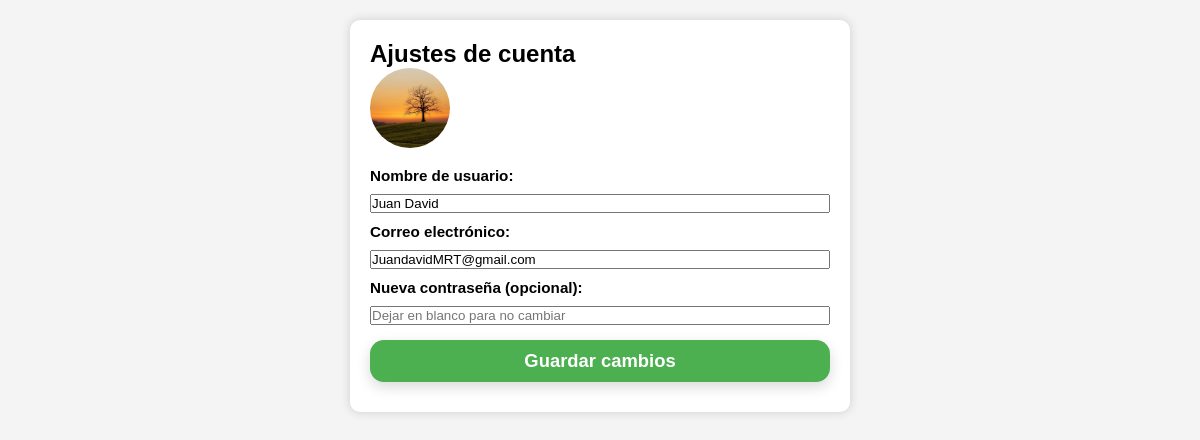
/settings.php (signed in), run on the app's committed database.
### tables this page shows
CREATE TABLE `registro` (
  `ID_Registro` int(11) NOT NULL,
  `Nombre` varchar(100) NOT NULL,
  `CorreoElectronico` varchar(100) NOT NULL,
  `Contrasena` varchar(100) NOT NULL,
  `imagen_perfil` varchar(255) DEFAULT NULL,
  `imagen_fondo` varchar(255) DEFAULT NULL
);

### settings.php (the view, shortened to what this page needs)
<?php
require 'conexion.php';
$usuarioActual = $_SESSION['usuario'];
$stmt = $conn->prepare("SELECT * FROM registro WHERE Nombre = ?");
$stmt->bind_param("s", $usuarioActual);
$stmt->execute();
$resultado = $stmt->get_result();
$datos = $resultado->fetch_assoc();
?>
<!DOCTYPE html>
<html lang="es">
<head>
  <link rel="stylesheet" href="css/style.css">
</head>
<body>
<div class="ajustes-box">
  <h2>Ajustes de cuenta</h2>
  <?php if (!empty($datos['imagen_perfil'])): ?>
    <img src="<?php echo htmlspecialchars($datos['imagen_perfil']); ?>" class="img-perfil" alt="Perfil">
  <?php else: ?>
    <img src="img/Profile_Icon.png" class="img-perfil" alt="Perfil por defecto">
  <?php endif; ?>
  <form method="POST">
    <label for="nombre">Nombre de usuario:</label>
    <input type="text" id="nombre" name="nombre" value="<?php echo htmlspecialchars($datos['Nombre']); ?>" required>
    <label for="correo">Correo electrónico:</label>
    <input type="email" id="correo" name="correo" value="<?php echo htmlspecialchars($datos['CorreoElectronico']); ?>" required>
    <label for="contrasena">Nueva contraseña (opcional):</label>
    <input type="password" id="contrasena" name="contrasena" placeholder="Dejar en blanco para no cambiar">
    <input type="submit" value="Guardar cambios">
  </form>
</div>
</body>
</html>

### css/style.css (style rules this page uses)
:root { --base-size: 16px; --main-gradient: linear-gradient(to right, rgba(253, 251, 251, 0.4), rgba(116, 112, 112, 0.4)); --main-gradient-nontransparent: linear-gradient(to right, rgb(255, 255, 255), rgb(206, 201, 201)); --main-solid-color: rgb(255, 255, 255); --main-background-color: rgb(230, 231, 231); --main-color: #d2d0d0; --secondary-color: #59bdd1; --secondary-color-dark: #37acc3; --secondary-color-gradient: linear-gradient(to right, rgb(89, 189, 209), rgb(8, 68, 81)); --text-color: #000000; --secondary-hover-color: rgba(0, 0, 0, 0.285); --primary-hover-color: rgba(22, 23, 23, 0.285); --opsite_semitrasparent-color: rgba(75, 74, 74, 0.5); --backgroundcolorspecific: #AAACAC; --universal-blur: blur(30px); --color-stars: #e6d00c; --color-money: #18c964; --secondary-input-color: rgb(196, 196, 196); --aoutline-input-color: rgba(255, 255, 255, 0.5); --inside-input-color: rgb(224, 224, 224); --boton-static: linear-gradient(to right, #59bdd1, #2f6772); --boton-hover: linear-gradient(to right, #62cee3, #3c8291); --boton-click: linear-gradient(to right, #4895a4, #21474f); --card-background: rgba(255, 255, 255, 0.8); }
*, *::before, *::after { box-sizing: border-box; margin: 0; padding: 0; }
html { font-size: 16px; overflow-y: auto; scroll-behavior: smooth; scrollbar-width: thin; }
body { margin: 0 !important; font-family: 'Segoe UI', Tahoma, Geneva, Verdana, sans-serif; font-size: 16px; background-color: var(--main-background-color); color: var(--text-color); }
label { font-weight: 600; color: var(--text-color); margin-bottom: 8px; display: block; font-size: 0.95rem; }
input[type="submit"] { margin-top: 15px; background: var(--boton-static); color: var(--main-solid-color); font-weight: 700; padding: 16px 0; font-size: 1.15rem; border-radius: 14px; cursor: pointer; border: none; box-shadow: 0 5px 14px rgba(0, 0, 0, 0.15); transition: background 0.3s ease, transform 0.2s ease; width: 100%; font-family: inherit; }

### settings.php (style rules this page uses)
body { font-family: sans-serif; background: #f4f4f4; padding: 20px; }
.ajustes-box { max-width: 500px; margin: auto; background: white; padding: 20px; border-radius: 10px; box-shadow: 0 0 10px #ccc; }
input, label { display: block; width: 100%; margin-bottom: 10px; }
input[type="submit"] { background: #4caf50; color: white; border: none; padding: 10px; cursor: pointer; }
.img-perfil { width: 80px; height: 80px; border-radius: 50%; object-fit: cover; margin-bottom: 15px; }

### data on the page
registro: imagen_perfil (picture), nombre "Juan David", correo "JuandavidMRT@gmail.com"
